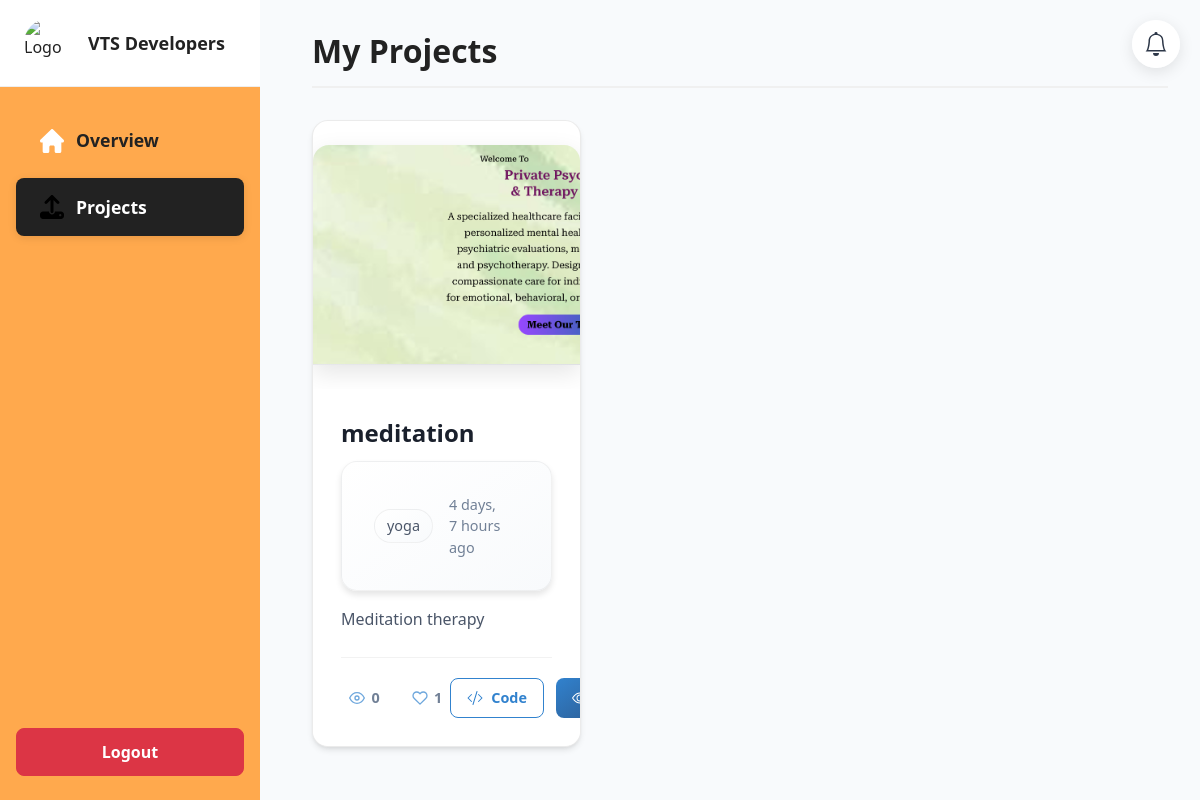
Before: /accounts/projects/ (signed in) with the older database file.
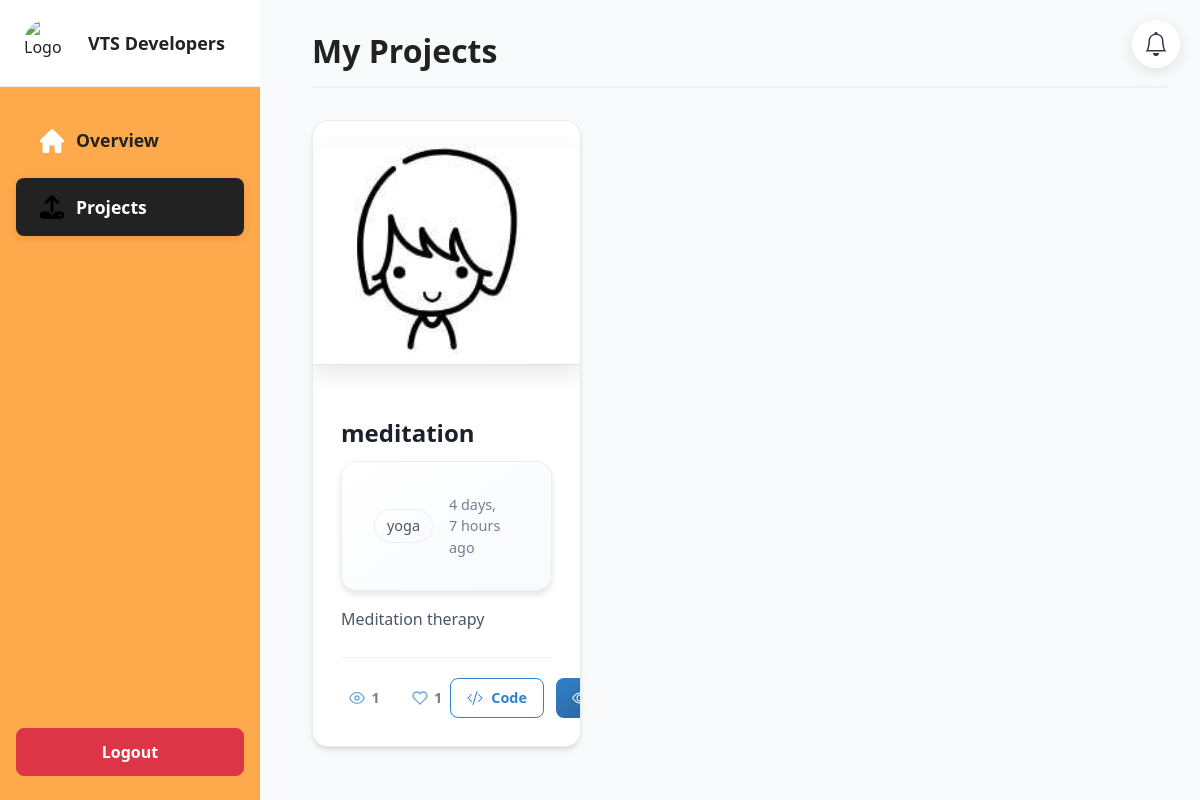
After: the same page with the newer database file.
### accounts/models.py (models this page shows, shortened)
class Project(models.Model):
    student = models.ForeignKey(StudentProfile, on_delete=models.CASCADE, related_name='projects')
    title = models.CharField(max_length=200)
    description = models.TextField(blank=True)
    created_at = models.DateTimeField(auto_now_add=True)
    allow_downloads = models.BooleanField(default=False)
    category = models.CharField(default='Other', max_length=100)
    output_link = models.URLField(blank=True)
    project_link = models.URLField(blank=True)
    tags = models.CharField(blank=True, max_length=200)
    visibility = models.CharField(choices=[('Public', 'Public'), ('Private', 'Private')], default='Public', max_length=20)
    screenshot = models.ImageField(upload_to='project_screenshots/', null=True, blank=True)
    def view_count(self):
        return self.views.count()
    def like_count(self):
        return self.likes.count()

### accounts/student_views.py (the view)
# urls.py: path('projects/', student_projects, name='student_projects'),
@login_required
def student_projects(request):
    projects = Project.objects.filter(student=request.user.student_profile).order_by('-created_at')
    record_view_ids = []
    if not request.user.is_superuser:
        for project in projects:
            if request.user != project.student.user:
                record_view_ids.append(project.id)
    return render(request, 'accounts/projects.html', {
        'projects': projects,
        'record_view_ids': record_view_ids
    })

### accounts/context_processors.py (called while the page is built)
def notifications_processor(request):
    unread_count = 0
    if request.user.is_authenticated and not request.user.is_superuser:
        try:
            unread_count = Notification.objects.filter(
                recipient=request.user.student_profile,
                is_read=False
            ).count()
        except:
            pass
    return {'unread_notifications_count': unread_count}

### templates/accounts/projects.html (shortened to what this page needs)
{% extends 'base.html' %}
{% load static %}
{% block content %}
<link rel="stylesheet" href="{% static 'accounts/admin_sidebar.css' %}">
<link rel="stylesheet" href="{% static 'accounts/projects.css' %}">
<link rel="stylesheet" href="{% static 'accounts/project-cards.css' %}">
<div class="admin-sidebar" id="adminSidebar">
    <div class="logo-row">
        <img src="{% static 'accounts/vtslogo.jpg' %}" alt="Logo">
        <span>VTS Developers</span>
    </div>
    <nav class="nav flex-column">
        <a class="nav-link" href="{% url 'student_home' %}">
            <span class="overview-label">Overview</span>
        </a>
        <a class="nav-link active" href="{% url 'student_projects' %}">
            <span class="projects-label">Projects</span>
        </a>
    </nav>
    <form method="post" action="/accounts/logout/" class="logout-form">
        <button type="submit" class="btn btn-danger w-100 btn-logout">Logout</button>
    </form>
</div>
<div class="admin-main-content">
    <h2>My Projects</h2>
    <div class="row g-4">
        {% for project in projects %}
        <div class="col-12 col-md-6 col-lg-4">
            <div class="project-card">
                <div class="project-screenshot-container">
                    {% if project.screenshot %}
                    <a href="{{ project.output_link }}" target="_blank" class="screenshot-link">
                        <img src="{{ project.screenshot.url }}" alt="{{ project.title }}" class="project-screenshot">
                    </a>
                    {% else %}
                    <div class="no-screenshot">No Screenshot</div>
                    {% endif %}
                </div>
                <div class="project-content">
                    <h3 class="card-title">{{ project.title }}</h3>
                    <div class="project-meta">
                        {% if project.category %}
                        <span class="category">{{ project.category }}</span>
                        {% endif %}
                        <span class="date">{{ project.created_at|timesince }} ago</span>
                    </div>
                    <p class="description">{{ project.description|truncatewords:30 }}</p>
                    <div class="card-footer">
                        <div class="stats">
                            <div class="stat-item">
                                <svg xmlns="http://www.w3.org/2000/svg" viewBox="0 0 24 24" fill="none" stroke="currentColor" stroke-width="2" stroke-linecap="round" stroke-linejoin="round" class="feather feather-eye">
                                    <path d="M1 12s4-8 11-8 11 8 11 8-4 8-11 8-11-8-11-8z"></path>
                                    <circle cx="12" cy="12" r="3"></circle>
                                </svg>
                                <span>{{ project.view_count }}</span>
                            </div>
                            <div class="stat-item">
                                <span>{{ project.like_count }}</span>
                            </div>
                        </div>
                        <div class="actions">
                            {% if project.project_link %}
                            <a href="{{ project.project_link }}" target="_blank" class="btn btn-view btn-outline-primary" onclick="recordProjectView({{ project.id }}, event); return true;">
                                Code
                            </a>
                            {% endif %}
                            {% if project.output_link %}
                            <a href="{{ project.output_link }}" target="_blank" class="btn btn-view btn-primary" onclick="recordProjectView({{ project.id }}, event); return true;">
                            </a>
                            {% endif %}
                        </div>
                    </div>
                </div>
            </div>
        </div>
        {% endfor %}
    </div>
</div>
{% endblock %}

Changed rows visible on the page:
changed Project "meditation": screenshot: a different picture; view_count "0" → "1"
